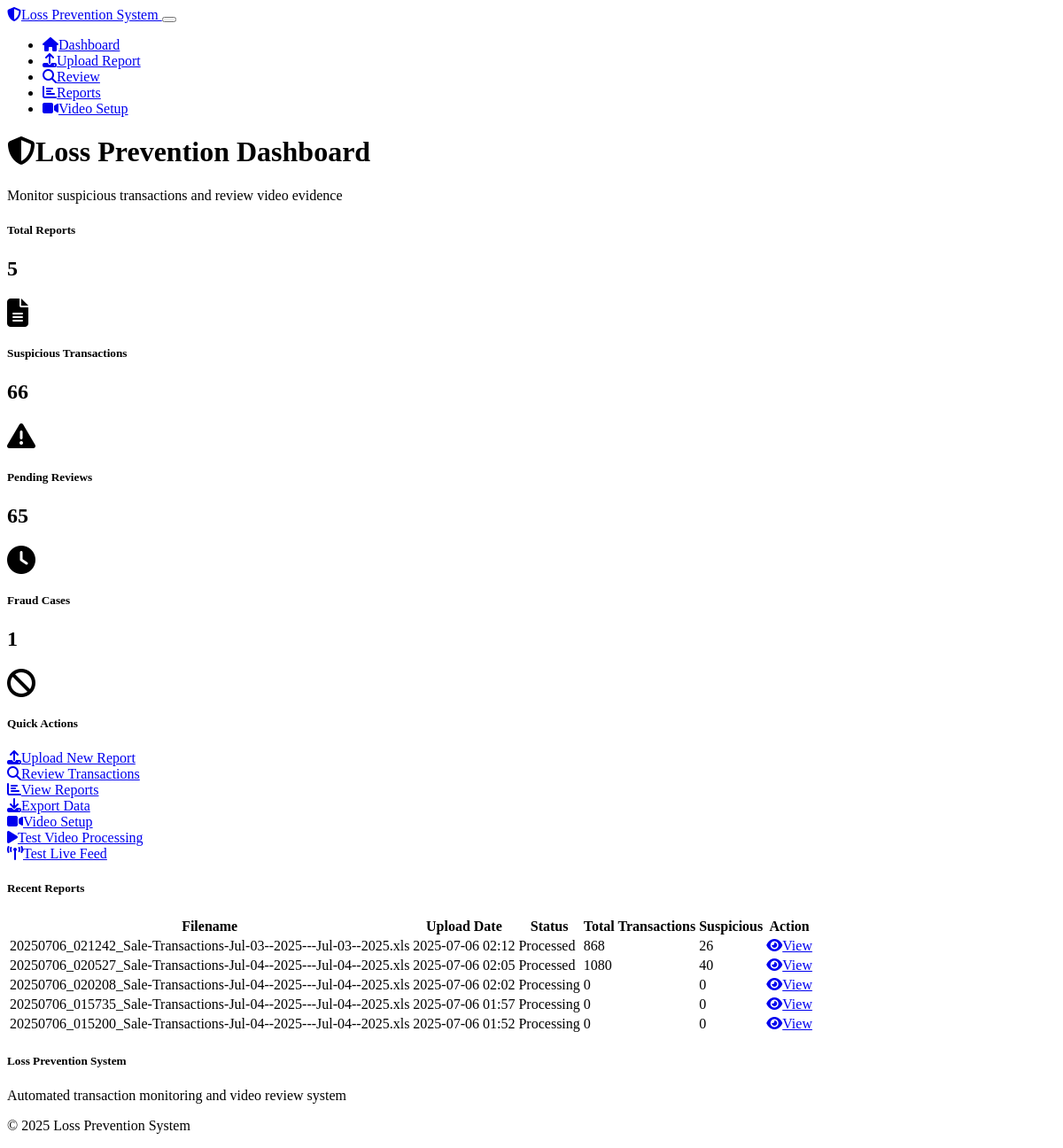
Before: / with the older database file.
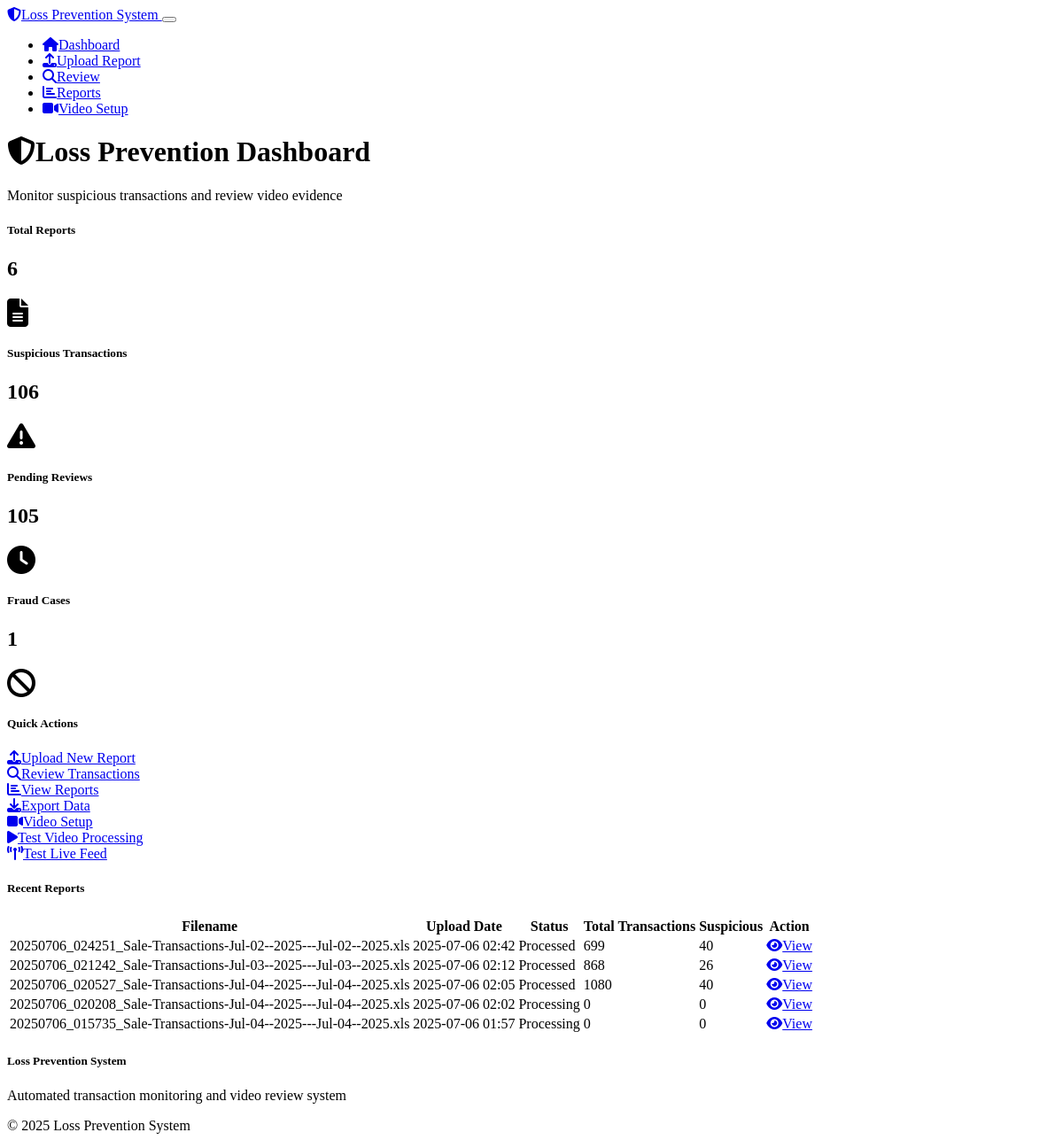
After: the same page with the newer database file.
### models.py (models this page shows)
class TransactionReport(db.Model):
    id = db.Column(db.Integer, primary_key=True)
    filename = db.Column(db.String(255), nullable=False)
    upload_date = db.Column(db.DateTime, default=datetime.utcnow)
    processed = db.Column(db.Boolean, default=False)
    total_transactions = db.Column(db.Integer, default=0)
    suspicious_transactions = db.Column(db.Integer, default=0)

### routes.py (the view)
@app.route('/')
def index():
    recent_reports = TransactionReport.query.order_by(TransactionReport.upload_date.desc()).limit(5).all()
    total_reports = TransactionReport.query.count()
    total_suspicious = SuspiciousTransaction.query.count()
    pending_reviews = SuspiciousTransaction.query.filter_by(review_status='pending').count()
    fraud_count = SuspiciousTransaction.query.filter_by(review_status='fraud').count()
    stats = {
        'total_reports': total_reports,
        'total_suspicious': total_suspicious,
        'pending_reviews': pending_reviews,
        'fraud_count': fraud_count
    }
    return render_template('index.html', recent_reports=recent_reports, stats=stats)

### templates/index.html (shortened to what the changed rows need)
{% extends "base.html" %}
{% block content %}
<div class="row">
    <div class="col-12">
        <h1><i class="fas fa-shield-alt me-2"></i>Loss Prevention Dashboard</h1>
    </div>
</div>
<div class="row mb-4">
    <div class="col-md-3 mb-3">
        <div class="card bg-primary">
            <div class="card-body">
                <div class="d-flex align-items-center">
                    <div class="flex-grow-1">
                        <h5 class="card-title text-white">Total Reports</h5>
                        <h2 class="text-white">{{ stats.total_reports }}</h2>
                    </div>
                </div>
            </div>
        </div>
    </div>
    <div class="col-md-3 mb-3">
        <div class="card bg-warning">
            <div class="card-body">
                <div class="d-flex align-items-center">
                    <div class="flex-grow-1">
                        <h5 class="card-title text-white">Suspicious Transactions</h5>
                        <h2 class="text-white">{{ stats.total_suspicious }}</h2>
                    </div>
                </div>
            </div>
        </div>
    </div>
    <div class="col-md-3 mb-3">
        <div class="card bg-info">
            <div class="card-body">
                <div class="d-flex align-items-center">
                    <div class="flex-grow-1">
                        <h5 class="card-title text-white">Pending Reviews</h5>
                        <h2 class="text-white">{{ stats.pending_reviews }}</h2>
                    </div>
                </div>
            </div>
        </div>
    </div>
    <div class="col-md-3 mb-3">
        <div class="card bg-danger">
            <div class="card-body">
                <div class="d-flex align-items-center">
                    <div class="flex-grow-1">
                        <h2 class="text-white">{{ stats.fraud_count }}</h2>
                    </div>
                </div>
            </div>
        </div>
    </div>
</div>
<div class="row">
    <div class="col-12">
        <div class="card">
            <div class="card-body">
                {% if recent_reports %}
                    <div class="table-responsive">
                        <table class="table table-striped">
                            <thead>
                                <tr>
                                    <th>Filename</th>
                                    <th>Upload Date</th>
                                    <th>Status</th>
                                    <th>Total Transactions</th>
                                    <th>Suspicious</th>
                                    <th>Action</th>
                                </tr>
                            </thead>
                            <tbody>
                                {% for report in recent_reports %}
                                <tr>
                                    <td>{{ report.filename }}</td>
                                    <td>{{ report.upload_date.strftime('%Y-%m-%d %H:%M') }}</td>
                                    <td>
                                        {% if report.processed %}
                                            <span class="badge bg-success">Processed</span>
                                        {% else %}
                                            <span class="badge bg-warning">Processing</span>
                                        {% endif %}
                                    </td>
                                    <td>{{ report.total_transactions }}</td>
                                    <td>
                                        {% if report.suspicious_transactions > 0 %}
                                            <span class="badge bg-danger">{{ report.suspicious_transactions }}</span>
                                        {% else %}
                                            <span class="badge bg-success">0</span>
                                        {% endif %}
                                    </td>
                                    <td>
                                        <a href="{{ url_for('dashboard', report_id=report.id) }}" class="btn btn-sm btn-secondary">
                                            <i class="fas fa-eye me-1"></i>View
                                        </a>
                                    </td>
                                </tr>
                                {% endfor %}
                            </tbody>
                        </table>
                    </div>
                {% endif %}
            </div>
        </div>
    </div>
</div>
{% endblock %}

Changed rows visible on the page:
no longer on this page (row unchanged): TransactionReport: filename "20250706_015200_Sale-Transactions-Jul-04--2025---Jul-04--2025.xls", upload_date "2025-07-06 01:52", processed "Processing", total_transactions "0", suspicious_transactions "0"
added TransactionReport: filename "20250706_024251_Sale-Transactions-Jul-02--2025---Jul-02--2025.xls", upload_date "2025-07-06 02:42", processed "Processed", total_transactions "699", suspicious_transactions "40"
Other visible differences:
{{ stats.total_reports }}: "5" → "6"
{{ stats.total_suspicious }}: "66" → "106"
{{ stats.pending_reviews }}: "65" → "105"
